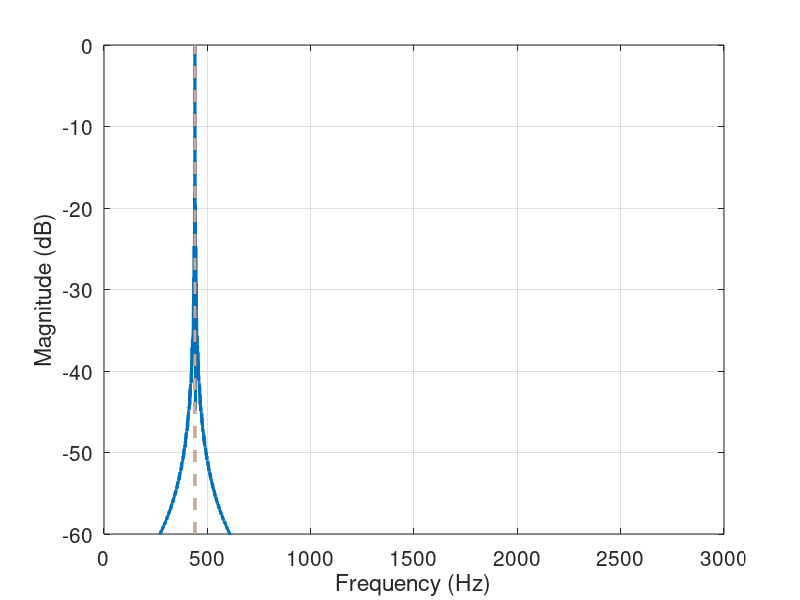

This chart was generated by the following MATLAB code: (Note: this script raises an error after producing the figure.)
% plots and sound examples for the SMC presentation
% how does changing B affect the sample-by-sample rotation equation
% results?

addpath(genpath('../proofOfConcept'))

fs = 44100;
dur = 1.0;
T = 1/fs;

N = fs*dur;
n = linspace(0, N-1, N);

% directories for saving
figDir = 'figures/';
audioDir = 'audioExamples/';

% fft parameters
Nfft = 2^nextpow2(N);
faxis = (fs/2)*linspace(0, 1, Nfft/2+1);

col = colormap('pink');

%% envelope
fadeTime = 0.1; % seconds
fadeSamps = fadeTime*fs;
env = [ones(1, N-fadeSamps) linspace(1, 0, fadeSamps)];


%% loopback FM sound examples for different B

wc = 2*pi*440;
%BVals = [0:0.2:0.8 0.9 0.99];
BVals = [0 0.5 0.99]
NB = length(BVals);

w0Vals = wc*sqrt(1 - BVals.^2);
f0Vals = w0Vals/(2*pi);

zcMat = zeros(NB, N);
zcMat(:,1) = 1;

for nb=1:NB
    B = BVals(nb);
    for i=2:N
        zcMat(nb,i) = exp(1j*wc*T*(1 + B*real(zcMat(nb,i-1)))) * zcMat(nb,i-1);
    end
    zcMat(nb,:) = zcMat(nb,:) .* env;
end

%% loopback FM sound example for increasing B

BInc = linspace(0, 0.999, N);

zcBInc = zeros(1, N);
zcBInc(1) = 1;
for i=2:N
    zcBInc(i) = exp(1j*wc*T*(1 + BInc(i)*real(zcBInc(1,i-1)))) * zcBInc(1,i-1);
end

zcBInc = zcBInc .* env;
w0Inc = wc * sqrt(1 - BInc.^2);

%% loopback FM sound example for decreasing B

BDec = linspace(0.999, 0, N);

zcBDec = zeros(1, N);
zcBDec(1) = 1;
for i=2:N
    zcBDec(i) = exp(1j*wc*T*(1 + BDec(i)*real(zcBDec(1,i-1)))) * zcBDec(1,i-1);
end

zcBDec = zcBDec .* env;
w0Dec = wc * sqrt(1 - BDec.^2);

%% FFT analysis

ZcPosMat = zeros(NB, Nfft/2+1);
for nb=1:NB
    Zc = fft(zcMat(nb,:), Nfft);
    ZcPosMat(nb,:) = Zc(1:Nfft/2+1);
end


%% plots

for nb=1:NB
    B = BVals(nb);
    
    figure
    %spectrogram(real(zcMat(nb,:)), hann(256), 128, 1024, fs, 'yaxis');
    plot(faxis, 20*log10(abs(ZcPosMat(nb,:))/max(abs(ZcPosMat(nb,:)))), 'linewidth', 2);
    hold on
    plot([wc/(2*pi) wc/(2*pi)], [-60 0], 'color', col(12,:), 'linestyle', '--', 'linewidth', 2);
    plot([f0Vals(nb) f0Vals(nb)], [-60 0], 'color', col(32,:), 'linestyle', '--', 'linewidth', 2);
    %title(sprintf('B = %.2f, \\omega _0 = 2\\pi%.1f ', BVals(nb), w0Vals(nb)/(2*pi)));
    xlabel('Frequency (Hz)')
    ylabel('Magnitude (dB)')
    xlim([0 3000]);
    ylim([-60 0]);
    grid on
    set(gca, 'fontsize', 15);
    fig = gcf;
    fig.PaperUnits = 'inches';
    fig.PaperPosition = [0 0 6 2];
    print([figDir 'loopbackFM_BVal' num2str(B) '.eps'], '-depsc', '-r0')
    close
end

% B increasing
figure
spectrogram(real(zcBInc), hann(256), 128, 1024, fs, 'yaxis');
hold on
plot(linspace(0, 1000, N), (w0Inc/2*pi)/10000, 'r', 'linewidth', 2);
%title('B increasing from 0 to 0.99');
ylim([0 3]);
colorbar('off');
set(gca, 'fontsize', 15);
fig = gcf;
fig.PaperUnits = 'inches';
fig.PaperPosition = [0 0 6 5];
print([figDir 'loopbackFM_BInc.eps'], '-depsc', '-r0')

% B decreasing
figure
spectrogram(real(zcBDec), hann(256), 128, 1024, fs, 'yaxis');
hold on
plot(linspace(0, 1000, N), (w0Dec/2*pi)/10000, 'r', 'linewidth', 2);
%title('B decreasing from 0.99 to 0.0');
ylim([0 3]);
colorbar('off');
set(gca, 'fontsize', 15);
fig = gcf;
fig.PaperUnits = 'inches';
fig.PaperPosition = [0 0 6 5];
print([figDir 'loopbackFM_BDec.eps'], '-depsc', '-r0')

%% plots for the version that Tamara wants

figure
for nb=1:NB
    B = BVals(nb);
    subplot(3, 1, nb)
    %spectrogram(real(zcMat(nb,:)), hann(256), 128, 1024, fs, 'yaxis');
    plot(faxis, 20*log10(abs(ZcPosMat(nb,:))/max(abs(ZcPosMat(nb,:)))), 'linewidth', 2);
    hold on
    %plot([wc/(2*pi) wc/(2*pi)], [-60 0], 'g', 'linewidth', 2);
    %plot([f0Vals(nb) f0Vals(nb)], [-60 0], 'r--', 'linewidth', 2);
    
    plot([wc/(2*pi) wc/(2*pi)], [-60 0], 'color', col(12,:), 'linestyle', '--', 'linewidth', 2);
    plot([f0Vals(nb) f0Vals(nb)], [-60 0], 'color', col(32,:), 'linestyle', '--', 'linewidth', 2);
    
    xlim([0 3000]);
    ylim([-60 0]);
    %title(sprintf('B = %.2f, \\omega _0 = 2\\pi%.1f ', BVals(nb), w0Vals(nb)/(2*pi)));
%     if nb~=NB
%         set(gca,'XTick',[], 'YTick', [])
%     else
%         set(gca,'YTick', [])
%     end
    set(gca,'linewidth', 3)
    set(gca, 'fontsize', 15);
    grid on
end



%xlabel('Frequency (Hz)')
%ylabel('Magnitude (dB)')



fig = gcf;
fig.PaperUnits = 'inches';
fig.PaperPosition = [0 0 6 9];
print([figDir 'loopbackFM_BVal2' '.eps'], '-depsc', '-r0')
close


%% B increasing plot #2 for z0 and zc comparison slide

figure
spectrogram(real(zcBInc), hann(256), 128, 1024, fs, 'yaxis');
hold on
plot(linspace(0, 1000, N), (w0Inc/2*pi)/10000, 'r', 'linewidth', 2);
%title('B increasing from 0 to 0.99');
ylim([0 7]);
colorbar('off');
set(gca, 'fontsize', 15);
fig = gcf;
fig.PaperUnits = 'inches';
fig.PaperPosition = [0 0 6 4];
print([figDir 'loopbackFM_BInc_smaller.eps'], '-depsc', '-r0')

%% save audio

for nb=1:NB
    B = BVals(nb);
    audiowrite([audioDir 'loopbackFM_BVal' num2str(B) '.wav'], scaleForSavingAudio(real(zcMat(nb,:))), fs);
end

audiowrite([audioDir 'loopbackFM_BInc.wav'], scaleForSavingAudio(real(zcBInc)), fs);
audiowrite([audioDir 'loopbackFM_BDec.wav'], scaleForSavingAudio(real(zcBDec)), fs);
